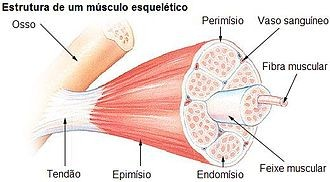
#> input picture apostilas-fonte/orto-a3/img/musculo.jpg, 330 x 182 px
$ python -i imagens.py   (imports and definitions only)
#> lines starting #> are read from the running program, lines starting #| are printed output that depends on the picture; after the words box and inside, x2 and y2 are one past the last pixel; in counts of white or black regions, pixels touching at a corner belong together
#> further down, picture is the input picture: PIL image 330x182 RGB; mean R, G, B 239.2, 225.4, 221.3
"""Recorta as imagens dos slides (slides.pptx) usadas na apostila orto-a3 e desenha por cima
as setas e os rótulos em português. Uso: python3 -I imagens.py (na pasta da aula)."""
import io, os
from pptx import Presentation
from pptx.enum.shapes import MSO_SHAPE_TYPE
from PIL import Image, ImageDraw, ImageFont

AQUI = os.path.dirname(os.path.abspath(__file__))
OUT = os.path.join(AQUI, 'img')
# [1 line not run here, left out]
AZUL = (11, 91, 211)
ESCURO = (31, 41, 51)
BRANCO = (255, 255, 255)


def fonte(peso, tam):
    return ImageFont.truetype(os.path.join(AQUI, 'fonts', f'Inter-{peso}.ttf'), tam)


# [20 lines left out: function figuras, not called in this run]


def recorte(im, l=0.0, t=0.0, r=0.0, b=0.0):
    w, h = im.size
    return im.crop((int(w * l), int(h * t), int(w * (1 - r)), int(h * (1 - b))))


def amplia(im, fator):
    return im.resize((im.width * fator, im.height * fator), Image.LANCZOS)


# [23 lines left out: functions seta, rotulo, not called in this run]


def apara(im, margem=8, limiar=242):
    """Tira as bordas brancas em volta do desenho."""
#> called with margem = 8, limiar = 242
    from PIL import ImageOps
    cinza = ImageOps.invert(im.convert('L')).point(lambda v: 255 if v > 255 - limiar else 0)
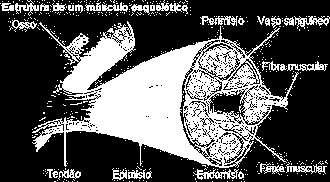
#> cinza: PIL image 330x182 L; 33.9% white; 451 white regions (419 under 20 px), largest, box (x1, y1, x2, y2) and area: (32, 21, 299, 168) 16874, (193, 169, 239, 180) 225, (294, 16, 330, 29) 196
    caixa = cinza.getbbox()
#> caixa = (0, 0, 330, 182)
    if not caixa:
        return im
    l, t, r, b = caixa
#> l = 0; t = 0; r = 330; b = 182
    return im.crop((max(0, l - margem), max(0, t - margem), min(im.width, r + margem), min(im.height, b + margem)))


# [79 lines left out: functions salva, main, not called in this run]


# [2 lines not run here, left out]

>>> from PIL import Image
>>> picture = Image.open('img/musculo.jpg')
>>> result = apara(picture)
